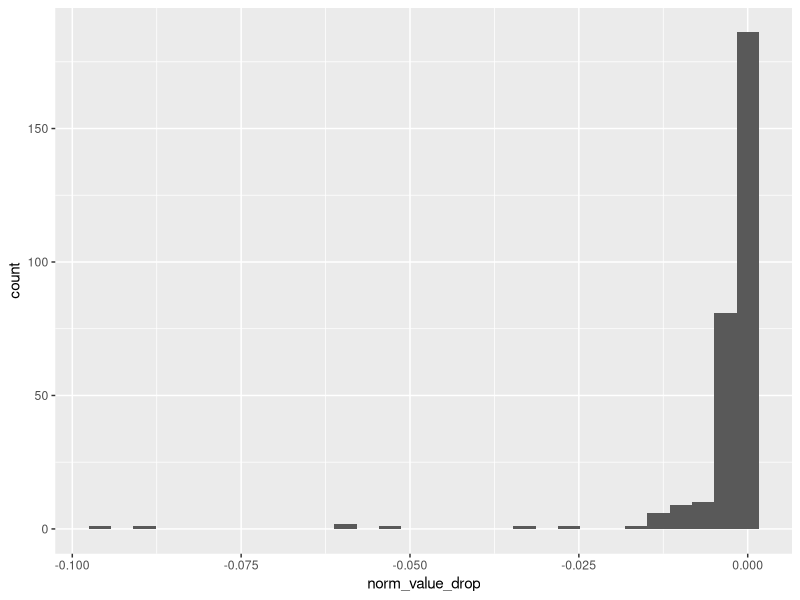
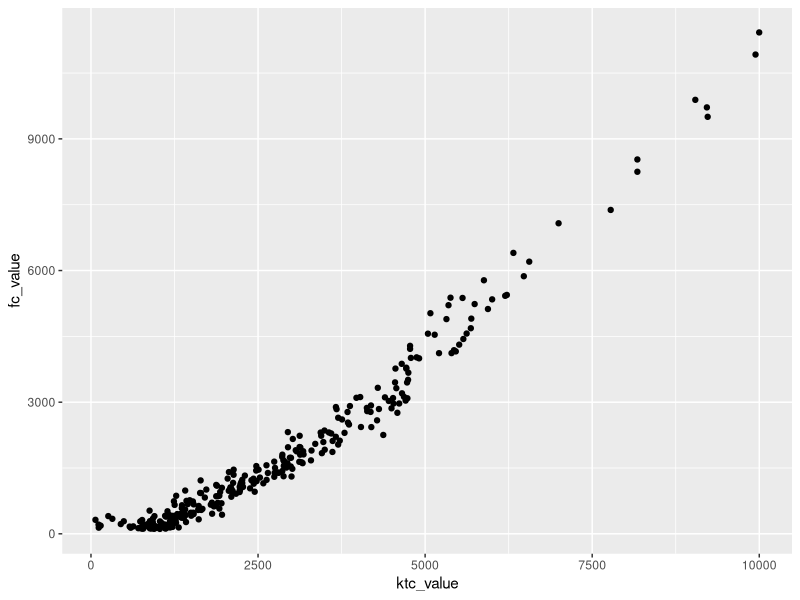
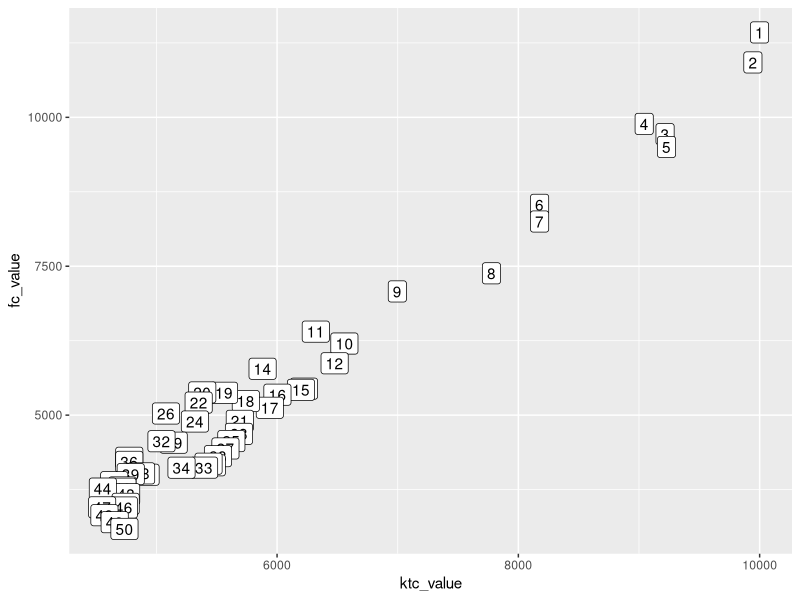
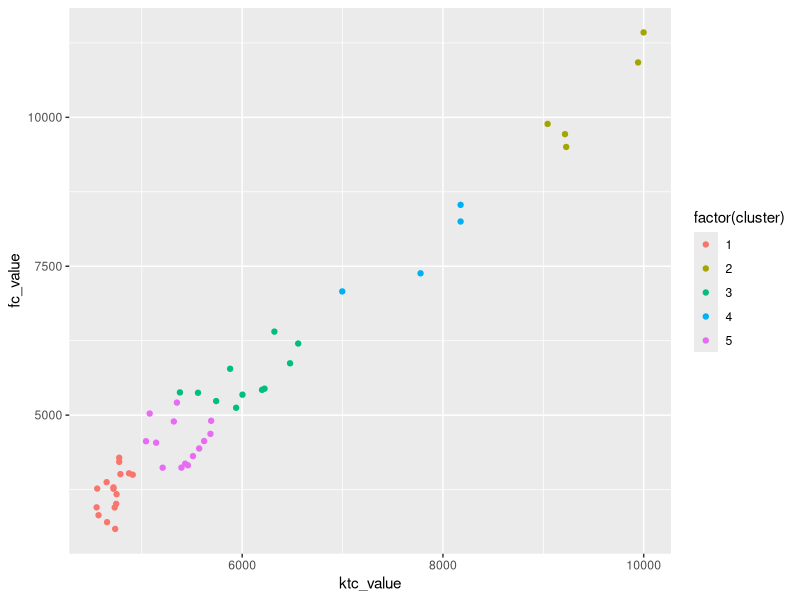

R code for these plots, in order:
# libraries
library(tidyverse)
library(ggplot2)
library(caret)

options(scipen = 999)

# Combine the data
fantasycalc <- read_csv("final_data/fantasycalc_values.csv") %>% 
  mutate(fc_rank_overall = row_number(),
         fc_position = str_sub(posRank, end = 2))

ktc <- read_csv("final_data/ktc_values.csv") %>% 
  mutate(ktc_rank = row_number()) %>% 
  rename(ktc_value = player_values)

fc_map <- read_csv("mappings/fc_map.csv")

# map ktc names to fc
fc_mapped <- fantasycalc %>% 
  left_join(fc_map) %>% 
  mutate(combined_name = coalesce(ktc_name, player_name)) %>% 
  select(player_name = combined_name, age, fc_value = value, fc_rank = posRank, fc_rank_overall)

# Join together
combined <- ktc %>% 
  left_join(fc_mapped)

# Check what doesn't map (if needed) ---------
# no_join_fc <- anti_join(fantasycalc, ktc)
# no_join_ktc <- anti_join(ktc, fantasycalc)
# 
# no_join_fc_map_list <- no_join_fc %>% 
#   filter(!str_detect(player_name, "202*"))
# no_join_ktc_map_list <- no_join_ktc %>% 
#   filter(!str_detect(player_name, "202*"))

# If needed, we get this list to map against KTC
#write_csv(no_join_fc_map_list, "mapping_files/fc_map_list.csv")

# calculate difference in value and rank
combined_analysis <- combined %>% 
  mutate(rank_diff = ktc_rank - fc_rank_overall,
         value_avg = (ktc_value + fc_value) / 2) 

combined_analysis_drop_na <- combined_analysis %>% 
  drop_na(value_avg) %>% 
  arrange(desc(value_avg)) %>% 
  mutate(avg_value_rank = row_number(),
         value_avg_drop = value_avg - lag(value_avg))

# range
ktc_max <- range(combined_analysis_drop_na$ktc_value)[2]
ktc_min <- range(combined_analysis_drop_na$ktc_value)[1]
ktc_data_range <- ktc_max - ktc_min

fc_max <- range(combined_analysis_drop_na$fc_value)[2]
fc_min <- range(combined_analysis_drop_na$fc_value)[1]
fc_range <- fc_max - fc_min

normalized_values <- combined_analysis_drop_na %>% 
  mutate(normalized_ktc = (ktc_value - ktc_min) / ktc_data_range,
         normalized_fc = (fc_value - fc_min) / fc_range,
         avg_norm = (normalized_ktc + normalized_fc) / 2) %>% 
  arrange(desc(avg_norm)) %>% 
  mutate(avg_norm_rank = row_number(),
         norm_value_drop = avg_norm - lag(avg_norm),
         fc_position = str_extract(fc_rank, "^[A-Z]{2}")) %>% 
  select(player_name, normalized_ktc, normalized_fc, ktc_rank, fc_position,
         fc_rank_overall, rank_diff, avg_norm, avg_norm_rank, norm_value_drop)
         


write_csv(combined_analysis, "final_data/combined_analysis.csv")
write_csv(combined_analysis_drop_na, "final_data/combined_analysis_avg_value.csv")
write_csv(normalized_values, "final_data/combined_analysis_norm_values.csv")

# Make some charts!
ggplot(normalized_values, aes(x = norm_value_drop)) + 
  geom_histogram()

ggplot(combined_analysis_drop_na, aes(x = ktc_value, y = fc_value)) +
  geom_point()

top_50 <- combined_analysis_drop_na %>% 
  filter(avg_value_rank <= 50)

ggplot(top_50, aes(x = ktc_value, y = fc_value, label = avg_value_rank)) +
  geom_point() +
  geom_label()

# Try some k-means
cluster_df <- top_50 %>% 
  transmute(fc_value = as.numeric(fc_value), 
            ktc_value = as.numeric(ktc_value))

cluster_df <- na.omit(cluster_df)

k5 <- kmeans(cluster_df, centers = 5)

top_50 %>% 
  select(player_name, fc_value, ktc_value) %>% 
  as_tibble() %>% 
  mutate(cluster = k5$cluster) %>% 
  ggplot(aes(ktc_value, fc_value, color = factor(cluster), label = player_name)) +
  geom_point()
